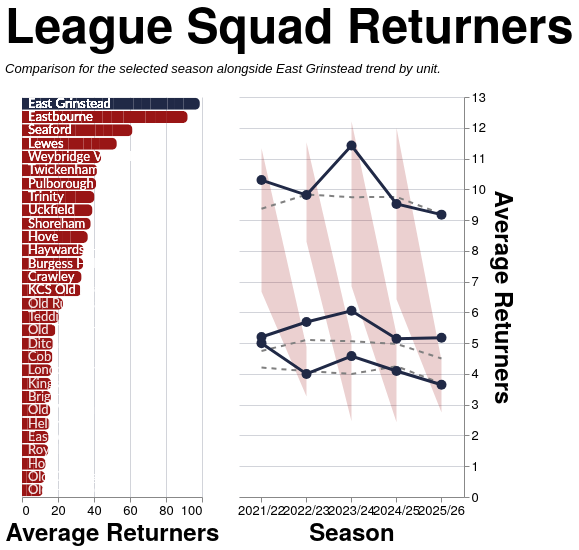

Vega-Lite specification stored for this chart:
### Vega-Lite specification from a JSON file in a GitHub repository (floating-point values rounded to 4 significant figures; data arrays with more than 128 entries replaced by an {"elided": "..."} marker saying what was removed)
{"config": {"axis": {"labelFont": "PT Sans Narrow, Helvetica Neue, Helvetica, Arial, sans-serif", "titleFont": "PT Sans Narrow, Helvetica Neue, Helvetica, Arial, sans-serif", "labelFontSize": 13, "titleFontSize": 24, "gridColor": "#202947", "gridOpacity": 0.2, "zindex": 1}, "text": {"font": "Lato, sans-serif"}, "bar": {"cornerRadiusEnd": 5}, "header": {"labelFont": "PT Sans Narrow, Helvetica Neue, Helvetica, Arial, sans-serif", "titleFont": "PT Sans Narrow, Helvetica Neue, Helvetica, Arial, sans-serif", "labelFontSize": 24, "titleFontSize": 28, "labelFontWeight": "bold", "orient": "left"}, "legend": {"labelFont": "PT Sans Narrow, Helvetica Neue, Helvetica, Arial, sans-serif", "titleFont": "PT Sans Narrow, Helvetica Neue, Helvetica, Arial, sans-serif", "labelFontSize": 14, "titleFontSize": 16, "titlePadding": 5, "fillColor": "white", "strokeColor": "black", "padding": 10, "titleFontWeight": "lighter", "titleFontStyle": "italic", "titleColor": "gray", "offset": 10}, "title": {"font": "PT Sans Narrow, Helvetica Neue, Helvetica, Arial, sans-serif", "fontSize": 48, "fontWeight": "bold", "anchor": "start", "align": "center", "titlePadding": 20, "subtitlePadding": 10, "subtitleFontSize": 13, "subtitleColor": "", "subtitleFontStyle": "italic", "offset": 15, "color": "black"}, "axisX": {"labelAngle": 0}, "facet": {"title": null, "header": null, "align": {"row": "each", "column": "each"}}, "resolve": {"scale": {"y": "independent", "facet": "independent"}}, "background": "transparent", "scale": {"offsetBandPaddingOuter": 0.2, "offsetBandPaddingInner": 0.1}, "view": {"stroke": null, "background": "transparent"}}, "hconcat": [{"layer": [{"mark": {"type": "bar", "strokeWidth": 2}, "encoding": {"color": {"condition": {"test": "datum.IsEGR", "value": "#202946"}, "value": "#991515"}, "tooltip": [{"field": "Team", "type": "nominal"}, {"field": "Season", "type": "nominal"}, {"field": "Unit", "type": "nominal"}, {"field": "Average Retention", "format": ".2f", "title": "Average Returners", "type": "quantitative"}], "x": {"field": "Average Retention", "title": "Average Returners", "type": "quantitative"}, "y": {"axis": {"domain": false, "labels": false, "ticks": false}, "field": "Team", "sort": {"field": "Average Retention", "order": "descending"}, "title": null, "type": "nominal"}}}, {"mark": {"type": "text", "align": "left", "baseline": "middle", "color": "white", "dx": 6, "fontSize": 13}, "encoding": {"opacity": {"condition": {"test": "datum.IsEGR", "value": 1}, "value": 0.5}, "text": {"field": "Team", "type": "nominal"}, "x": {"datum": 0}, "y": {"axis": {"domain": false, "labels": false, "ticks": false}, "field": "Team", "sort": {"field": "Average Retention", "order": "descending"}, "title": null, "type": "nominal"}}}], "data": {"name": "data-898062667bf79adc834f233b119c83ba"}, "height": 400, "width": 180}, {"layer": [{"mark": {"type": "area", "color": "#991515", "opacity": 0.2}, "encoding": {"tooltip": [{"field": "Season", "title": "Season", "type": "nominal"}, {"field": "Unit", "title": "Unit", "type": "nominal"}, {"field": "League Min", "format": ".2f", "title": "League Min", "type": "quantitative"}, {"field": "League Max", "format": ".2f", "title": "League Max", "type": "quantitative"}, {"field": "League Average", "format": ".2f", "title": "League Average", "type": "quantitative"}], "x": {"field": "Season", "title": "Season", "type": "nominal"}, "y": {"field": "League Min", "title": "Average Returners", "type": "quantitative"}, "y2": {"field": "League Max"}}}, {"mark": {"type": "line", "color": "gray", "strokeDash": [5, 5], "strokeWidth": 2}, "encoding": {"detail": {"field": "Unit", "type": "nominal"}, "x": {"field": "Season", "type": "nominal"}, "y": {"axis": {"orient": "right"}, "field": "League Average", "type": "quantitative"}}}, {"mark": {"type": "line", "point": {"size": 100}, "strokeWidth": 3}, "encoding": {"color": {"condition": {"test": "datum.IsEGR", "value": "#202946"}, "value": "#991515"}, "detail": {"field": "Unit", "type": "nominal"}, "opacity": {"condition": {"test": "datum.IsEGR", "value": 1}, "value": 0.5}, "tooltip": [{"field": "Season", "title": "Season", "type": "nominal"}, {"field": "Unit", "title": "Unit", "type": "nominal"}, {"field": "Average Returners", "format": ".2f", "title": "East Grinstead", "type": "quantitative"}], "x": {"field": "Season", "type": "nominal"}, "y": {"field": "Average Retention", "type": "quantitative"}}}, {"mark": {"type": "rule", "color": "rgba(125, 150, 232, 0.18)", "strokeWidth": 32}, "encoding": {"x": {"field": "Season", "type": "nominal"}}, "transform": [{"filter": "datum.isSelected && datum.Unit === 'Total'"}]}, {"mark": {"type": "point", "color": "#202946", "filled": true, "size": 200, "stroke": "#7d96e8", "strokeWidth": 3}, "encoding": {"detail": {"field": "Unit", "type": "nominal"}, "x": {"field": "Season", "type": "nominal"}, "y": {"field": "Average Retention", "type": "quantitative"}}, "transform": [{"filter": "datum.isSelected && datum.IsEGR"}]}], "data": {"name": "data-40d6018428a4d3547d625e5a2ee8eabe"}, "height": 400, "width": {"step": 45}}], "resolve": {"scale": {"y": "independent"}}, "spacing": 18, "title": {"text": "League Squad Returners", "subtitle": "Comparison for the selected season alongside East Grinstead trend by unit."}, "$schema": "https://vega.github.io/schema/vega-lite/v5.20.1.json", "datasets": {"data-898062667bf79adc834f233b119c83ba": {"elided": "156 records"}, "data-40d6018428a4d3547d625e5a2ee8eabe": [{"Season": "2021/22", "Unit": "Backs", "League Min": 2.833, "League Max": 5.333, "League Average": 4.206, "Team": "East Grinstead", "Average Retention": 5.0, "IsEGR": true}, {"Season": "2021/22", "Unit": "Forwards", "League Min": 3.667, "League Max": 5.75, "League Average": 4.746, "Team": "East Grinstead", "Average Retention": 5.2, "IsEGR": true}, {"Season": "2021/22", "Unit": "Total", "League Min": 6.667, "League Max": 11.33, "League Average": 9.367, "Team": "East Grinstead", "Average Retention": 10.3, "IsEGR": true}, {"Season": "2022/23", "Unit": "Backs", "League Min": 3.267, "League Max": 4.875, "League Average": 4.092, "Team": "East Grinstead", "Average Retention": 4.0, "IsEGR": true}, {"Season": "2022/23", "Unit": "Forwards", "League Min": 4.059, "League Max": 6.0, "League Average": 5.104, "Team": "East Grinstead", "Average Retention": 5.688, "IsEGR": true}, {"Season": "2022/23", "Unit": "Total", "League Min": 8.294, "League Max": 11.53, "League Average": 9.83, "Team": "East Grinstead", "Average Retention": 9.812, "IsEGR": true}, {"Season": "2023/24", "Unit": "Backs", "League Min": 2.462, "League Max": 5.211, "League Average": 3.999, "Team": "East Grinstead", "Average Retention": 4.579, "IsEGR": true}, {"Season": "2023/24", "Unit": "Forwards", "League Min": 3.538, "League Max": 6.526, "League Average": 5.06, "Team": "East Grinstead", "Average Retention": 6.053, "IsEGR": true}, {"Season": "2023/24", "Unit": "Total", "League Min": 6.846, "League Max": 12.21, "League Average": 9.744, "Team": "East Grinstead", "Average Retention": 11.42, "IsEGR": true}, {"Season": "2024/25", "Unit": "Backs", "League Min": 2.429, "League Max": 5.286, "League Average": 4.248, "Team": "East Grinstead", "Average Retention": 4.095, "IsEGR": true}, {"Season": "2024/25", "Unit": "Forwards", "League Min": 2.762, "League Max": 6.143, "League Average": 4.978, "Team": "East Grinstead", "Average Retention": 5.143, "IsEGR": true}, {"Season": "2024/25", "Unit": "Total", "League Min": 6.429, "League Max": 12.0, "League Average": 9.753, "Team": "East Grinstead", "Average Retention": 9.524, "IsEGR": true}, {"Season": "2025/26", "Unit": "Backs", "League Min": 2.75, "League Max": 4.438, "League Average": 3.694, "Team": "East Grinstead", "Average Retention": 3.647, "IsEGR": true}, {"Season": "2025/26", "Unit": "Forwards", "League Min": 3.235, "League Max": 5.375, "League Average": 4.501, "Team": "East Grinstead", "Average Retention": 5.176, "IsEGR": true}, {"Season": "2025/26", "Unit": "Total", "League Min": 7.529, "League Max": 10.94, "League Average": 9.198, "Team": "East Grinstead", "Average Retention": 9.176, "IsEGR": true}]}}
